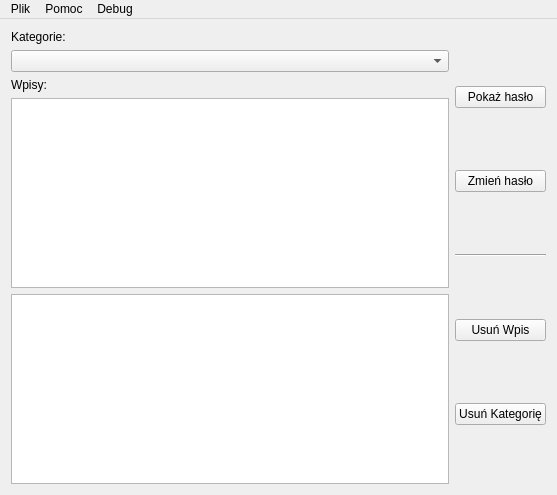
<?xml version="1.0" encoding="UTF-8"?>
<ui version="4.0">
 <class>gui</class>
 <widget class="QMainWindow" name="gui">
  <property name="geometry">
   <rect>
    <x>0</x>
    <y>0</y>
    <width>557</width>
    <height>495</height>
   </rect>
  </property>
  <property name="windowTitle">
   <string>gui</string>
  </property>
  <widget class="QWidget" name="centralWidget">
   <layout class="QVBoxLayout" name="verticalLayout_3">
    <item>
     <layout class="QGridLayout" name="main_layout">
      <item row="0" column="0">
       <layout class="QVBoxLayout" name="left_column">
        <item>
         <widget class="QLabel" name="desc_categories">
          <property name="text">
           <string>Kategorie:</string>
          </property>
         </widget>
        </item>
        <item>
         <widget class="QComboBox" name="categories"/>
        </item>
        <item>
         <widget class="QLabel" name="desc_entries">
          <property name="text">
           <string>Wpisy:</string>
          </property>
         </widget>
        </item>
        <item>
         <widget class="QListWidget" name="entries"/>
        </item>
        <item>
         <widget class="QTextBrowser" name="log">
          <property name="font">
           <font>
            <family>Consolas</family>
            <pointsize>10</pointsize>
           </font>
          </property>
          <property name="html">
           <string>&lt;!DOCTYPE HTML PUBLIC &quot;-//W3C//DTD HTML 4.0//EN&quot; &quot;http://www.w3.org/TR/REC-html40/strict.dtd&quot;&gt;
&lt;html&gt;&lt;head&gt;&lt;meta name=&quot;qrichtext&quot; content=&quot;1&quot; /&gt;&lt;style type=&quot;text/css&quot;&gt;
p, li { white-space: pre-wrap; }
&lt;/style&gt;&lt;/head&gt;&lt;body style=&quot; font-family:'Consolas'; font-size:10pt; font-weight:400; font-style:normal;&quot;&gt;
&lt;p style=&quot;-qt-paragraph-type:empty; margin-top:0px; margin-bottom:0px; margin-left:0px; margin-right:0px; -qt-block-indent:0; text-indent:0px;&quot;&gt;&lt;br /&gt;&lt;/p&gt;&lt;/body&gt;&lt;/html&gt;</string>
          </property>
         </widget>
        </item>
       </layout>
      </item>
      <item row="0" column="1">
       <layout class="QVBoxLayout" name="right_column">
        <item>
         <widget class="QPushButton" name="show_pw">
          <property name="text">
           <string>Pokaż hasło</string>
          </property>
         </widget>
        </item>
        <item>
         <widget class="QPushButton" name="change_pw">
          <property name="text">
           <string>Zmień hasło</string>
          </property>
         </widget>
        </item>
        <item>
         <widget class="Line" name="line">
          <property name="orientation">
           <enum>Qt::Horizontal</enum>
          </property>
         </widget>
        </item>
        <item>
         <widget class="QPushButton" name="entry_delete">
          <property name="text">
           <string>Usuń Wpis</string>
          </property>
         </widget>
        </item>
        <item>
         <widget class="QPushButton" name="category_delete">
          <property name="text">
           <string>Usuń Kategorię</string>
          </property>
         </widget>
        </item>
       </layout>
      </item>
     </layout>
    </item>
   </layout>
  </widget>
  <widget class="QMenuBar" name="menuBar">
   <property name="geometry">
    <rect>
     <x>0</x>
     <y>0</y>
     <width>557</width>
     <height>25</height>
    </rect>
   </property>
   <widget class="QMenu" name="menuPlik">
    <property name="title">
     <string>Plik</string>
    </property>
    <addaction name="actionDodaj_komputer"/>
    <addaction name="actionDodaj_Kategori"/>
    <addaction name="actionZmie_has_o_g_wne"/>
    <addaction name="actionWyloguj"/>
    <addaction name="actionZamknij"/>
   </widget>
   <widget class="QMenu" name="menuPomoc">
    <property name="title">
     <string>Pomoc</string>
    </property>
    <addaction name="actionPomoc"/>
    <addaction name="actionInformacje"/>
   </widget>
   <widget class="QMenu" name="menuDebug">
    <property name="title">
     <string>Debug</string>
    </property>
    <addaction name="actionFullscreen"/>
    <addaction name="actionStandard"/>
   </widget>
   <addaction name="menuPlik"/>
   <addaction name="menuPomoc"/>
   <addaction name="menuDebug"/>
  </widget>
  <action name="actionDodaj_komputer">
   <property name="text">
    <string>Dodaj Wpis</string>
   </property>
  </action>
  <action name="actionZmie_has_o_g_wne">
   <property name="text">
    <string>Zmień hasło główne</string>
   </property>
  </action>
  <action name="actionPomoc">
   <property name="text">
    <string>Pomoc</string>
   </property>
  </action>
  <action name="actionInformacje">
   <property name="text">
    <string>Informacje</string>
   </property>
  </action>
  <action name="actionFullscreen">
   <property name="text">
    <string>Fullscreen</string>
   </property>
  </action>
  <action name="actionStandard">
   <property name="text">
    <string>Windowed</string>
   </property>
  </action>
  <action name="actionDodaj_Kategori">
   <property name="text">
    <string>Dodaj Kategorię</string>
   </property>
  </action>
  <action name="actionZamknij">
   <property name="text">
    <string>Zamknij</string>
   </property>
  </action>
  <action name="actionWyloguj">
   <property name="text">
    <string>Wyloguj</string>
   </property>
  </action>
 </widget>
 <layoutdefault spacing="6" margin="11"/>
 <resources/>
 <connections/>
</ui>
